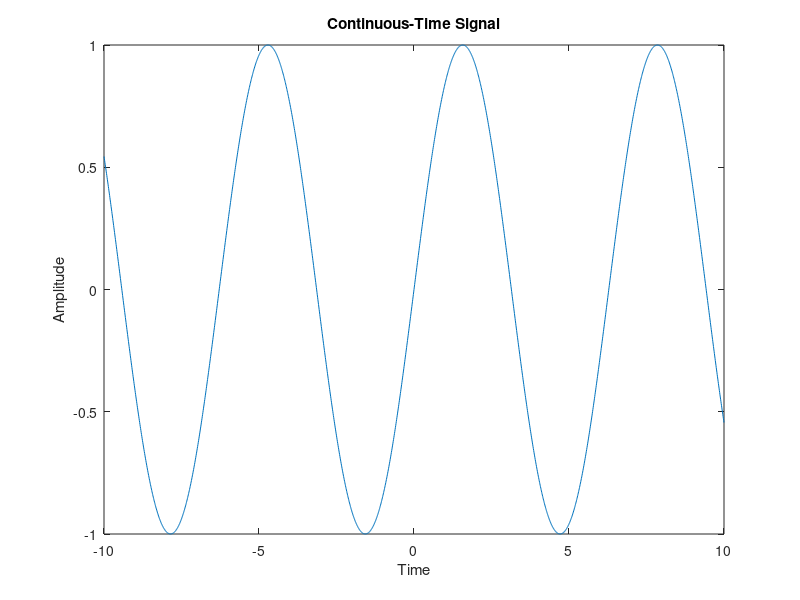
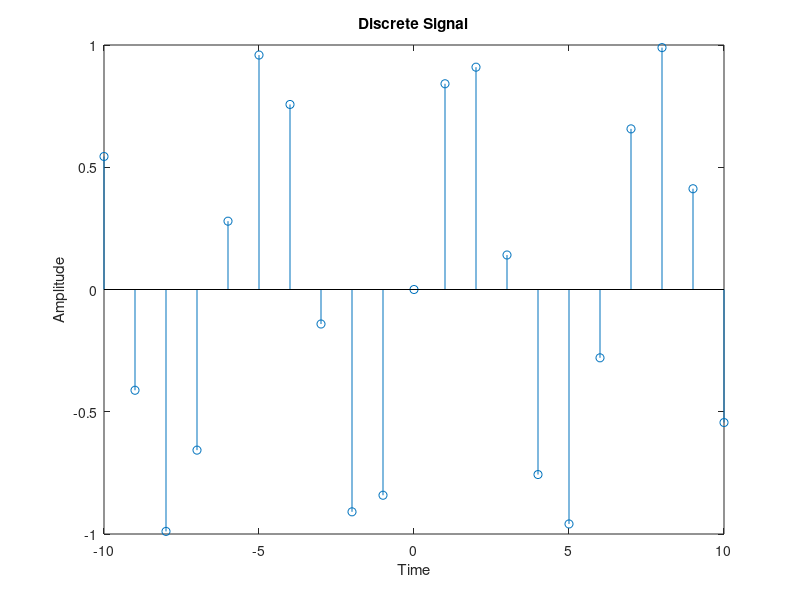
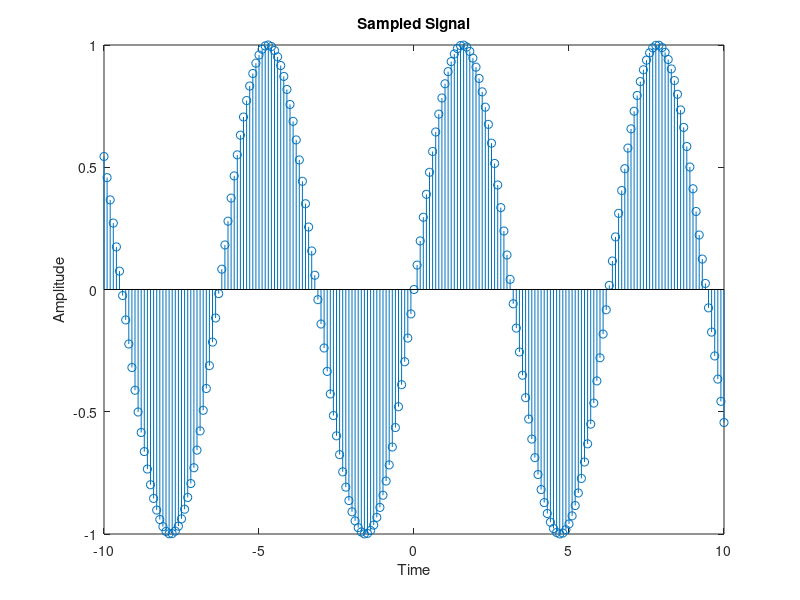

Recreate these plots in MATLAB, in order.
clc;
clear all;

% Continuous-time signal
t_continuous = -10:0.01:10;
continuous_signal = sin(t_continuous);

% Discrete signal
t_discrete = -10:1:10;
discrete_signal = sin(t_discrete);

% Sampled signal
Fs = 10; % Sampling frequency
Ts = 1/Fs; % Sampling period
t_sampled = -10:Ts:10;
sampled_signal = sin(t_sampled);

% Plot the continuous-time signal
figure
plot(t_continuous, continuous_signal)
xlabel('Time')
ylabel('Amplitude')
title('Continuous-Time Signal')

% Plot the discrete signal
figure
stem(t_discrete, discrete_signal)
xlabel('Time')
ylabel('Amplitude')
title('Discrete Signal')

% Plot the sampled signal
figure
stem(t_sampled, sampled_signal)
xlabel('Time')
ylabel('Amplitude')
title('Sampled Signal')

